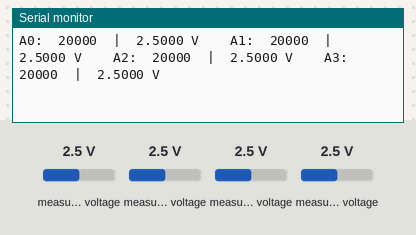
A sketch run on a simulated ESP32. Shown: the last lines printed to the serial monitor. The test bench sets the inputs (shaded band); at power-on: measured voltage 2.5 V.

Above: at 2.2 s.
2.3 s: measured voltage (sensor 200) set to 0.1 V
At 3.9 s:
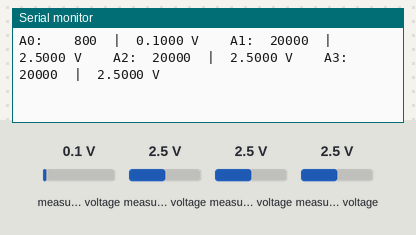
5.3 s: measured voltage (sensor 201) set to 0.1 V
At 6.8 s:
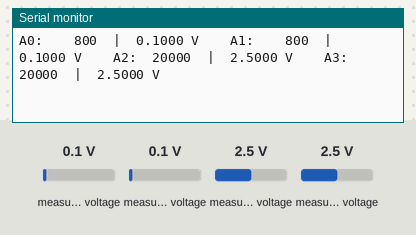
8.3 s: measured voltage (sensor 202) set to 0.1 V
At 10.1 s:
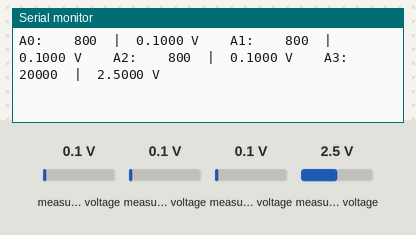
11.3 s: measured voltage (sensor 203) set to 0.1 V
At 12.0 s:
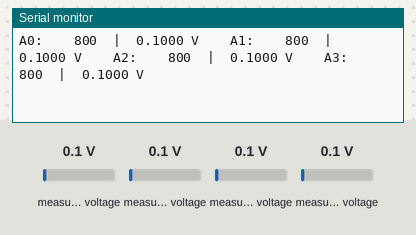
13.8 s: measured voltage (sensor 200) set to 1.2 V
At 15.3 s:
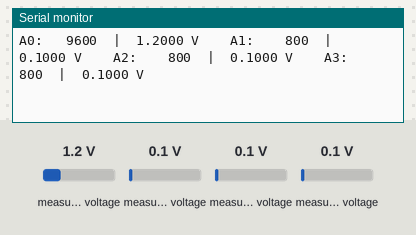
16.8 s: measured voltage (sensor 201) set to 1.2 V
At 18.0 s:
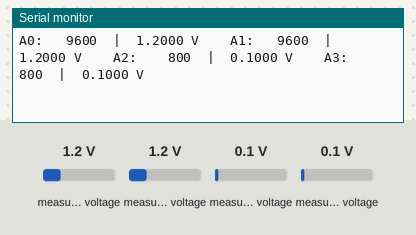

Measured:
- after the input at 2.3 s, the serial monitor: prints a new line after 0.78 s (image 1)
- after the input at 5.3 s, the serial monitor: prints a new line after 0.88 s (image 2)
- after the input at 8.3 s, the serial monitor: prints a new line after 0.98 s (image 3)
- after the input at 11.3 s, the serial monitor: prints a new line after 0.05 s (image 4)
- after the input at 13.8 s, the serial monitor: prints a new line after 0.65 s (image 5)
- after the input at 16.8 s, the serial monitor: prints a new line after 0.75 s (image 6)

The sketch:

teste_ads1115_esp32.ino
```cpp
#include <Wire.h>
#include <Adafruit_ADS1X15.h>

// Pinos I2C usados pelo ESP32.
constexpr uint8_t PINO_SDA = 21;
constexpr uint8_t PINO_SCL = 22;

// Endereco padrao do ADS1115 quando o pino ADDR esta ligado ao GND.
constexpr uint8_t ENDERECO_ADS1115 = 0x48;

Adafruit_ADS1115 ads;

void setup() {
  Serial.begin(115200);
  delay(1000);

  Serial.println();
  Serial.println("Teste ESP32 + ADS1115");
  Serial.printf("I2C: SDA = GPIO %u, SCL = GPIO %u\n", PINO_SDA, PINO_SCL);

  Wire.begin(PINO_SDA, PINO_SCL);

  if (!ads.begin(ENDERECO_ADS1115, &Wire)) {
    Serial.printf("ERRO: ADS1115 nao encontrado no endereco 0x%02X.\n",
                  ENDERECO_ADS1115);
    Serial.println("Confira alimentacao, fios SDA/SCL e o pino ADDR.");

    while (true) {
      delay(1000);
    }
  }

  // Faixa de entrada: +/- 4,096 V. Nao aplique tensao negativa nem tensao
  // acima da alimentacao do ADS1115 em nenhuma entrada analogica.
  ads.setGain(GAIN_ONE);

  Serial.println("ADS1115 encontrado. Iniciando leituras...");
}

void loop() {
  for (uint8_t canal = 0; canal < 4; canal++) {
    int16_t leitura = ads.readADC_SingleEnded(canal);
    float tensao = ads.computeVolts(leitura);

    Serial.printf("A%u: %6d  |  %.4f V", canal, leitura, tensao);
    if (canal < 3) {
      Serial.print("    ");
    }
  }

  Serial.println();
  delay(1000);
}
```
